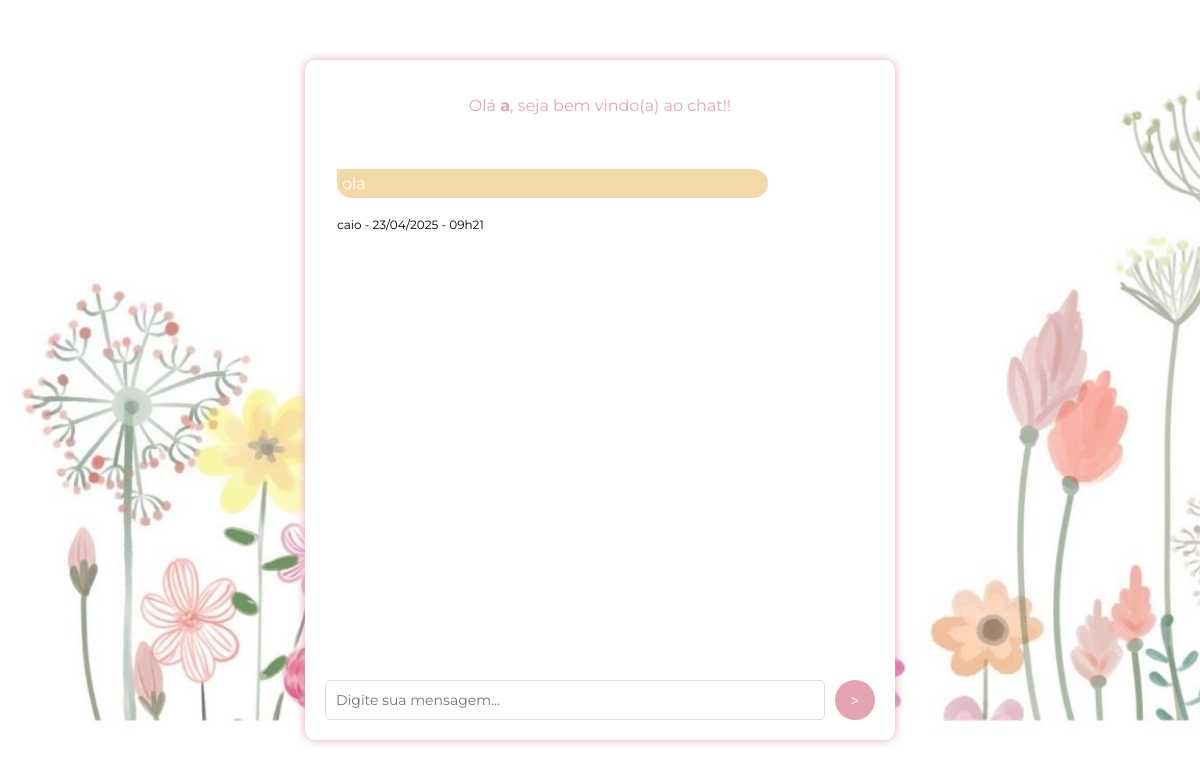
The page /chat (signed in) on the database as committed earlier.
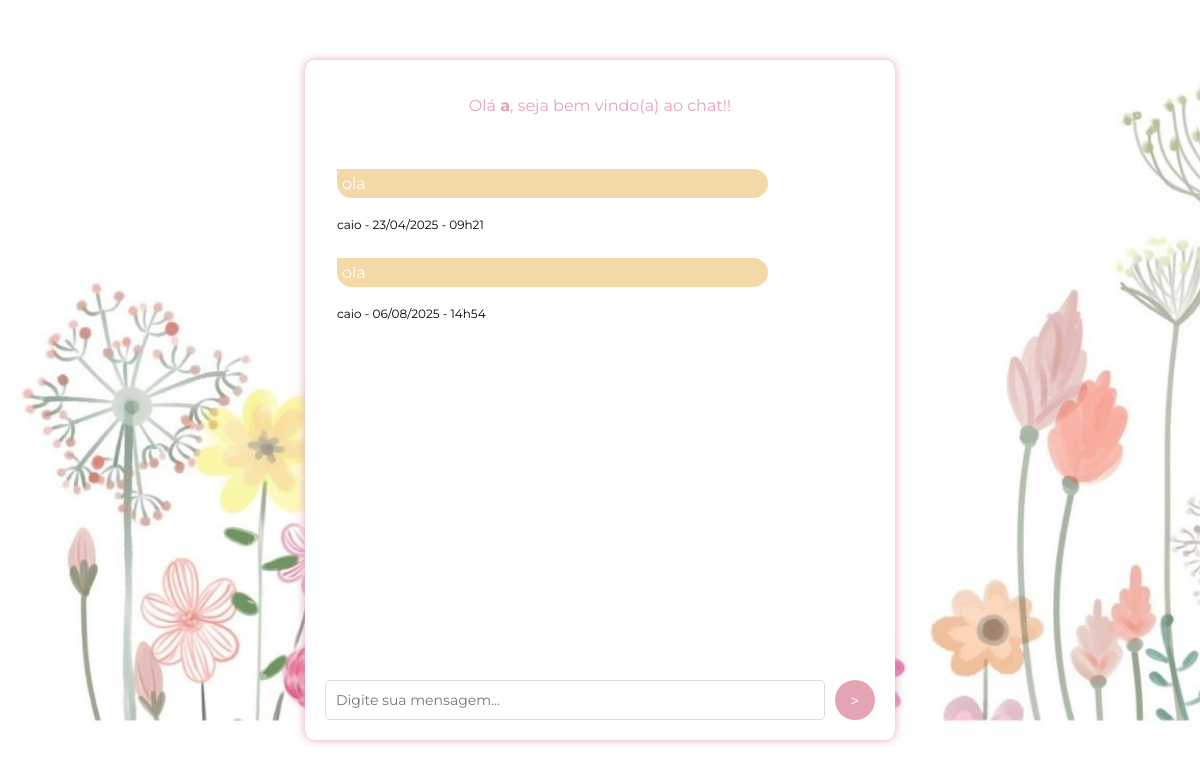
The same page on the database as committed later.
### tables this page shows
CREATE TABLE "tb_mensagens" (
	"id"	INTEGER,
	"texto"	text,
	"data_envio"	datetime,
	"usuario_id"	int,
	"nome_usuario"	varchar(200),
	PRIMARY KEY("id" AUTOINCREMENT),
	FOREIGN KEY("usuario_id") REFERENCES "tb_usuarios"("id")
);

### run.py (the view)
@app.route('/chat', methods=['POST', 'GET'])
def chat():
    mensagem = Mensagem(None,None,None)
    if not session.get('usuario'):
        return redirect('/')
    lista_mensagens = mensagem.carregar_mensagens()
    usuario = session['usuario'][1]
    socketio.emit('atualizar_lista')
    print(lista_mensagens)
    return render_template('chat.html', lista_mensagens=lista_mensagens)

### controllers/mensagens.py (called while the page is built)
    def carregar_mensagens(self):
        try:
            self.banco.conectar()
            sql = f"SELECT texto, nome_usuario, strftime('%d/%m/%Y - %Hh%M', data_envio) AS data_formatada FROM TB_MENSAGENS"
            self.banco.cursor.execute(sql)
            resultado = self.banco.cursor.fetchall()
            self.banco.desconectar()
            return resultado
        except Exception as e:
            print("Erro ao listar as mensagens:", e)
            return None

### controllers/sql.py (called while the page is built)
    def conectar(self):
        self.conexao = sqlite3.connect("models/banco.db")
        self.cursor = self.conexao.cursor()

    def desconectar(self):
        self.conexao.close()

### templates/chat.html (shortened to what this page needs)
<!DOCTYPE html>
<html lang="pt-br">
<head>
    <link rel="stylesheet" href="/static/styles/chat.css">
</head>
<body>
    <div class="chat-container">
        <div class="header">
            <p>Olá <b>{{session['usuario'][1]}}</b>, seja bem vindo(a) ao chat!!</p>
        </div>
        <div class="chat-box" id="chat-box">
            {% for mensagem in lista_mensagens %}
                {% if mensagem[1] == session['usuario'][1] %}
                    <div>
                        <div class="conteudo">
                            <p class="me">{{ mensagem[0] }}</p>
                            <span class="info-me">você - {{ mensagem[2] }}</span>
                        </div>
                    </div>
                {% else %}
                    <div>
                        <div class="conteudo">
                            <p class="other">{{ mensagem[0] }}</p>
                            <span class="info-other">{{ mensagem[1] }} - {{ mensagem[2] }}</span>
                        </div>
                    </div>
                {% endif %}
            {% endfor %}
        </div>
        <form class="input-box" action="/enviar_mensagens" method="post">
            <input type="text" name="mensagem" placeholder="Digite sua mensagem...">
            <button id="sendButton" class="bnt-chat">></button>
        </form>
    </div>
</body>
</html>

### static/styles/chat.css (style rules this page uses)
body { font-family: 'Montserrat', Arial, sans-serif; display: flex; justify-content: center; align-items: center; min-height: 100vh; background-image: url('/static/images/fundo2.jpg'); background-size: cover; background-repeat: no-repeat; margin: 0; padding: 0; }
.chat-container { width: 90%; max-width: 550px; height: 80vh; background: rgb(255, 255, 255); padding: 20px; border-radius: 10px; box-shadow: 0 0 10px #e5a4b4; display: flex; flex-direction: column; justify-content: space-between; }
.chat-box { flex: 1; overflow-y: auto; overflow-x: hidden; margin-bottom: 10px; padding: 10px; word-break: break-word; white-space: normal; }
.chat-box p { word-break: break-word; white-space: normal; max-width: 100%; }
.conteudo { margin-bottom: 5px; padding: 2px; border-radius: 5px; max-width: 100%; }
.conteudo .other { align-self: flex-start; background-color: #f4d8a7; color: #ffffff; text-align: left; border-radius: 0px 20px 20px 20px; padding: 5px; margin-right: auto; max-width: 80%; }
.conteudo .info-other { align-self: flex-start; font-size: 12px; color: #000000; text-align: left; margin-right: auto; }
.input-box { display: flex; gap: 10px; margin-top: 10px; }
input { flex: 1; padding: 10px; border: 1px solid #ddd; border-radius: 5px; font-family: 'Montserrat', Arial, sans-serif; font-size: 14px; }
.bnt-chat { padding: 10px; width: 40px; border: none; background: #e5a4b4; color: #ffffff; border-radius: 100px; cursor: pointer; }
.header { color: #e5a4b4; text-align: center; margin-bottom: 10px; }

Rows that differ between the two databases and show on the page:
added tb_mensagens: texto "ola", nome_usuario "caio", mensagem "06/08/2025 - 14h54"
